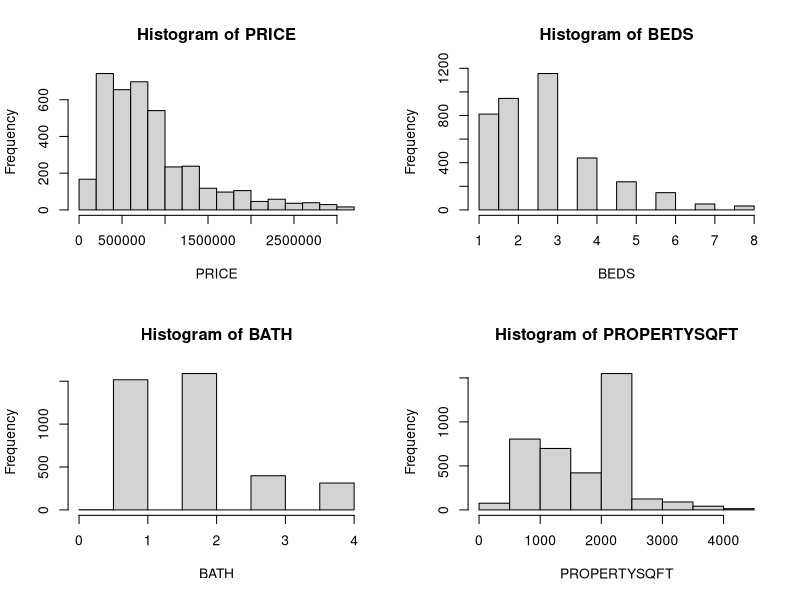

The R source for this figure: (Note: a time limit stopped this script after it produced the figure.)

library(caret)
library(e1071)
library(readr)
library(randomForest)
library(tidyverse)

set.seed(123)
rm(list = ls()) # clear all environment variable
graphics.off()  # close all plot
df <- read_csv("dataset/NY-House-Dataset Price_clean.csv")
df <- df[, -1]

# Visualizzazione istogrammi
dev.new()
par(mfrow = c(2, 2))
hist(df$PRICE, main = "Histogram of PRICE", xlab = "PRICE")
hist(df$BEDS, main = "Histogram of BEDS", xlab = "BEDS")
hist(df$BATH, main = "Histogram of BATH", xlab = "BATH")
hist(df$PROPERTYSQFT, main = "Histogram of PROPERTYSQFT", xlab = "PROPERTYSQFT")




# Dividere il dataset in training e test set
set.seed(123)
train_indices <- sample(dim(df)[1],floor(dim(df)[1]*0.70),replace = FALSE);
train_data <- df[train_indices, ]
test_data <- df[-train_indices, ]

# Creare il modello Random Forest
repeat_cv <- trainControl(
  method = 'repeatedcv',
  number = 20,
  repeats = 3,
  allowParallel = TRUE
)
random_forest <- train(
  PRICE ~ .,
  data = train_data,
  method = "rf",
  trControl = repeat_cv,
  ntree = ntree,
  tuneLength = 50
)
random_forest
plot(random_forest)

# Prevedere i valori di PRICE nel test set
predictions <- predict(rf_model, newdata = test_data)

# Calcolare RMSE
actual <- test_data$PRICE
rmse <- sqrt(mean((predictions - actual)^2))
print(paste("RMSE:", rmse))

# Importanza delle variabili
importance(rf_model)
varImpPlot(rf_model)
